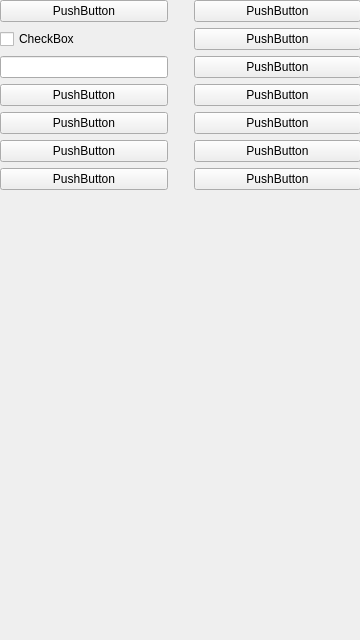
<?xml version="1.0" encoding="UTF-8"?>
<ui version="4.0">
 <class>Form</class>
 <widget class="QWidget" name="Form">
  <property name="geometry">
   <rect>
    <x>0</x>
    <y>0</y>
    <width>360</width>
    <height>640</height>
   </rect>
  </property>
  <property name="windowTitle">
   <string>Form</string>
  </property>
  <widget class="QWidget" name="gridLayoutWidget">
   <property name="geometry">
    <rect>
     <x>0</x>
     <y>0</y>
     <width>361</width>
     <height>641</height>
    </rect>
   </property>
   <layout class="QGridLayout" name="gridLayout">
    <item row="2" column="0">
     <layout class="QGridLayout" name="gridLayout_3">
      <item row="0" column="0">
       <widget class="QLineEdit" name="lineEdit"/>
      </item>
     </layout>
    </item>
    <item row="5" column="0">
     <widget class="QPushButton" name="pushButton_24">
      <property name="text">
       <string>PushButton</string>
      </property>
     </widget>
    </item>
    <item row="6" column="0">
     <widget class="QPushButton" name="pushButton_25">
      <property name="text">
       <string>PushButton</string>
      </property>
     </widget>
    </item>
    <item row="4" column="0">
     <widget class="QPushButton" name="pushButton_23">
      <property name="text">
       <string>PushButton</string>
      </property>
     </widget>
    </item>
    <item row="1" column="0">
     <widget class="QCheckBox" name="checkBox">
      <property name="text">
       <string>CheckBox</string>
      </property>
     </widget>
    </item>
    <item row="7" column="2">
     <spacer name="horizontalSpacer_2">
      <property name="orientation">
       <enum>Qt::Horizontal</enum>
      </property>
      <property name="sizeHint" stdset="0">
       <size>
        <width>40</width>
        <height>20</height>
       </size>
      </property>
     </spacer>
    </item>
    <item row="7" column="0">
     <spacer name="horizontalSpacer">
      <property name="orientation">
       <enum>Qt::Horizontal</enum>
      </property>
      <property name="sizeHint" stdset="0">
       <size>
        <width>40</width>
        <height>20</height>
       </size>
      </property>
     </spacer>
    </item>
    <item row="3" column="2">
     <widget class="QPushButton" name="pushButton_8">
      <property name="text">
       <string>PushButton</string>
      </property>
     </widget>
    </item>
    <item row="2" column="2">
     <widget class="QPushButton" name="pushButton_6">
      <property name="text">
       <string>PushButton</string>
      </property>
     </widget>
    </item>
    <item row="1" column="2">
     <widget class="QPushButton" name="pushButton_5">
      <property name="text">
       <string>PushButton</string>
      </property>
     </widget>
    </item>
    <item row="0" column="0">
     <widget class="QPushButton" name="pushButton_3">
      <property name="text">
       <string>PushButton</string>
      </property>
     </widget>
    </item>
    <item row="0" column="2">
     <widget class="QPushButton" name="pushButton_4">
      <property name="text">
       <string>PushButton</string>
      </property>
     </widget>
    </item>
    <item row="5" column="2">
     <widget class="QPushButton" name="pushButton_9">
      <property name="text">
       <string>PushButton</string>
      </property>
     </widget>
    </item>
    <item row="6" column="2">
     <widget class="QPushButton" name="pushButton_7">
      <property name="text">
       <string>PushButton</string>
      </property>
     </widget>
    </item>
    <item row="3" column="0">
     <widget class="QPushButton" name="pushButton_11">
      <property name="text">
       <string>PushButton</string>
      </property>
     </widget>
    </item>
    <item row="4" column="2">
     <widget class="QPushButton" name="pushButton_10">
      <property name="text">
       <string>PushButton</string>
      </property>
     </widget>
    </item>
    <item row="7" column="1">
     <spacer name="verticalSpacer">
      <property name="orientation">
       <enum>Qt::Vertical</enum>
      </property>
      <property name="sizeHint" stdset="0">
       <size>
        <width>20</width>
        <height>40</height>
       </size>
      </property>
     </spacer>
    </item>
   </layout>
  </widget>
 </widget>
 <resources/>
 <connections/>
</ui>
